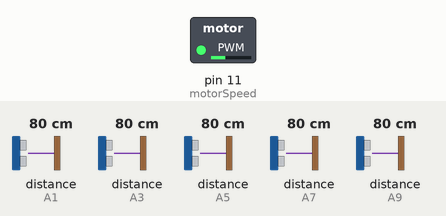
This sketch was run on a simulated Arduino Mega 2560, built with avr-gcc and run on an emulated ATmega2560. Shown: switched loads named in the sketch (green lamp = pin HIGH). Wiring (inferred from the names in the program): 5 × ultrasonic range finder: trigger A2, echo A1 / trigger A4, echo A3 / trigger A6, echo A5 / trigger A8, echo A7 / trigger A10, echo A9. The inputs (shaded band) are chosen by the test bench; at power-on: distance to the obstacle (sensors on A1, A3, A5, A7, A9) 80 cm. The echo pulse lasts 58.3 µs per cm; pins used as bus, display or sensor lines are not drawn; what the sketch prints to the serial monitor is not drawn.

Above: at 0.1 s.
Timing chart, 0 to 1.6 s (numbered marks = the images above):
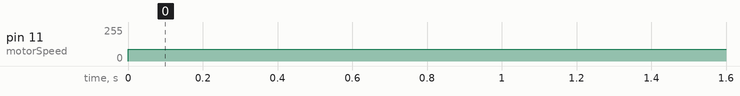

Measured:
- by itself, pin 11 (motorSpeed): 0/255 → 90/255 at 0.00 s

The sketch:

5US_OAC.ino
```cpp
/*  OBSTACLE AVOIDANCE ROBOT */
int echoPinRight = A1;         // PIN A1 TO RECEIVE ECHO FROM RIGHT SENSOR
int trigerPinRight = A2;       // PIN A2 TO TRIGER THE RIGHT SENSOR
int echoPinMiddle = A3;        // PIN A3 TO RECEIVE ECHO FROM MIDDLE SENSOR
int trigerPinMiddle = A4;      // PIN A4 TO TRIGER THE MIDDLE SENSOR
int echoPinLeft = A5;         // PIN A5 TO RECEIVE ECHO FROM LEFT SENSOR
int trigerPinLeft = A6;       // PIN A6 TO TRIGER THE LEFT SENSOR
int echoPinSideRight = A7;        // PIN A7 TO RECEIVE ECHO FROM SIDE RIGHT SENSOR
int trigerPinSideRight = A8;      // PIN A8 TO TRIGER THE SIDE RIGHT SENSOR
int echoPinSideLeft = A9;         // PIN A9 TO RECEIVE ECHO FROM SIDE LEFT SENSOR
int trigerPinSideLeft = A10;       // PIN A10 TO TRIGER THE SIDE LEFT SENSOR
int motorRF = 2;              // PIN 2 FOR CONTROLLING MOTOR A1
int motorRB = 3;              // PIN 3 FOR CONTROLLING MOTOR A2
int motorLF = 4;              // PIN 4 FOR CONTROLLING MOTOR B1
int motorLB = 5;              // PIN 4 FOR CONTROLLING MOTOR B1
int motorSpeed = 11;          // ARDUINO PWM PIN 11 TO CONTROL MOTORS SPEED
double echoValueright, echoValuemiddle, echoValueleft, echoValueSideLeft, echoValueSideRight;
// INITIALIZING VARIABLE TO RECEIVE ECHO FROM THE SENSORS
float cmRight, cmMiddle, cmLeft, cmSLeft, cmSRight;
 // INITIALIZING VARIABLES TO STORE DISTANCE MEASURED OF SENSORS IN CENTIMETERS
void setup()
{
  Serial.begin(9600);                                     // STARTING SERIAL COMMUNICATION TO PRINT VALUES RECEIVED BY SENSOR ON SERIAL MONITER
  pinMode(echoPinLeft, INPUT);                           // SETTING ARDUINO PIN AS INPUT
  pinMode(trigerPinLeft, OUTPUT);                       // SETTING ARDUINO PIN AS OUTPUT
  pinMode(echoPinMiddle, INPUT);                        // SETTING ARDUINO PIN AS INPUT
  pinMode(trigerPinMiddle, OUTPUT);                    // SETTING ARDUINO PIN AS OUTPU
  pinMode(echoPinRight, INPUT);                        // SETTING ARDUINO PIN AS INPUT
  pinMode(trigerPinRight, OUTPUT);                     // SETTING ARDUINO PIN AS OUTPU
  pinMode(echoPinSideLeft, INPUT);                        // SETTING ARDUINO PIN AS INPUT
  pinMode(trigerPinSideLeft, OUTPUT);                     // SETTING ARDUINO PIN AS OUTPU
  pinMode(echoPinSideRight, INPUT);                        // SETTING ARDUINO PIN AS INPUT
  pinMode(trigerPinSideRight, OUTPUT);                     // SETTING ARDUINO PIN AS OUTPU
  pinMode(motorSpeed, OUTPUT);          // SETTING ARDUINO PIN AS OUTPUT TO CONTROL MOTOR SPEED
}
void loop()
{
  float cmR, cmM, cmL, cmSL, cmSR;                                      // INITIALIZING VARIABLES TO STORE DISTANCE OBTAINED FROM SENSORS IN CM
  int maxRange = 30;                                        // SETTING MAX RANGE
  analogWrite(motorSpeed, 90);                              // SETTING MOTORS SPEED YOU CAN SET SPEED BETWEEN 0-255
  digitalWrite(motorRF, HIGH);
  digitalWrite(motorRB, LOW);
  digitalWrite(motorLF, HIGH);
  digitalWrite(motorLB, LOW);


  cmR = sensorRight();
  cmM = sensorMiddle();
  cmL = sensorLeft();
  cmSL = sensorSideLeft();
  cmSR = sensorSideRight();
  Serial.println();
  Serial.print(cmL);
  Serial.print("        ");
  Serial.print(cmM);
  Serial.print("        ");
  Serial.print(cmR);
  Serial.print("        ");
  Serial.print(cmSL);
  Serial.print("        ");
  Serial.print(cmSR);
  if (cmR && cmSR < maxRange)
  {
    digitalWrite(motorRF, LOW);
    digitalWrite(motorRB, HIGH);
    digitalWrite(motorLF, HIGH);
    digitalWrite(motorLB, LOW);
  }
  if (cmL && cmSL< maxRange)
  {
    digitalWrite(motorRF, HIGH);
    digitalWrite(motorRB, LOW);
    digitalWrite(motorLF, LOW);
    digitalWrite(motorLB, HIGH);
  }

  if (cmM < maxRange) { if (cmL || cmSL > cmR && cmSR)
    {
      digitalWrite(motorRF, HIGH);
      digitalWrite(motorRB, LOW);
      digitalWrite(motorLF, LOW);
      digitalWrite(motorLB, HIGH);
    }
    else if (cmR || cmSR > cmL && cmSL)
    {
      digitalWrite(motorRF, LOW);
      digitalWrite(motorRB, HIGH);
      digitalWrite(motorLF, HIGH);
      digitalWrite(motorLB, LOW);
    }
    else if (cmR && cmSR < maxRange && (cmL && cmSL) < maxRange)
    {
      digitalWrite(motorRF, LOW);
      digitalWrite(motorRB, HIGH);
      digitalWrite(motorLF, LOW);
      digitalWrite(motorLB, HIGH);
    }
  }

  delay(500);
}
float sensorRight()               // FUUNCTION TO OPERATE RIGHT SENSOR
{
  digitalWrite(trigerPinRight, LOW);
  delayMicroseconds(2);
  digitalWrite(trigerPinRight, HIGH);
  delayMicroseconds(10);
  digitalWrite(trigerPinRight, LOW);
  echoValueright = pulseIn(echoPinRight, HIGH);
  cmRight = echoValueright / 59;
  //inchesRight=cmRight/2.54;
  //Serial.print(cmRight);
  return (cmRight);
}
float sensorSideRight()               // FUUNCTION TO OPERATE RIGHT SENSOR
{
  digitalWrite(trigerPinSideRight, LOW);
  delayMicroseconds(2);
  digitalWrite(trigerPinSideRight, HIGH);
  delayMicroseconds(10);
  digitalWrite(trigerPinSideRight, LOW);
  echoValueright = pulseIn(echoPinSideRight, HIGH);
  cmSRight = echoValueSideRight / 59;
  //inchesRight=cmRight/2.54;
  //Serial.print(cmRight);
  return (cmRight);
}
float sensorMiddle()              // FUNCTION TO OPERATE MIDDLE SENSOR
{
  digitalWrite(trigerPinMiddle, LOW);
  delayMicroseconds(2);
  digitalWrite(trigerPinMiddle, HIGH);
  delayMicroseconds(10);
  digitalWrite(trigerPinMiddle, LOW);
  echoValuemiddle = pulseIn(echoPinMiddle, HIGH);
  cmMiddle = echoValuemiddle / 59;

  //inchesMiddle=cmMiddle/2.54;
  //Serial.print(cmMiddle);
  return (cmMiddle);
}
float sensorLeft()              // FUNCTION TO OPERATE LETT SENSOR
{
  digitalWrite(trigerPinLeft, LOW);
  delayMicroseconds(2);
  digitalWrite(trigerPinLeft, HIGH);
  delayMicroseconds(10);
  digitalWrite(trigerPinLeft, LOW);
  echoValueleft = pulseIn(echoPinLeft, HIGH);
  cmLeft = echoValueleft / 59;
  //inchesLeft=cmLeft/2.54;
  //Serial.print(cmLeft);
  return (cmLeft);
}

float sensorSideLeft()              // FUNCTION TO OPERATE LETT SENSOR
{
  digitalWrite(trigerPinSideLeft, LOW);
  delayMicroseconds(2);
  digitalWrite(trigerPinSideLeft, HIGH);
  delayMicroseconds(10);
  digitalWrite(trigerPinSideLeft, LOW);
  echoValueleft = pulseIn(echoPinSideLeft, HIGH);
  cmSLeft = echoValueSideLeft / 59;
  //inchesLeft=cmLeft/2.54;
  //Serial.print(cmLeft);
  return (cmLeft);
}
```
